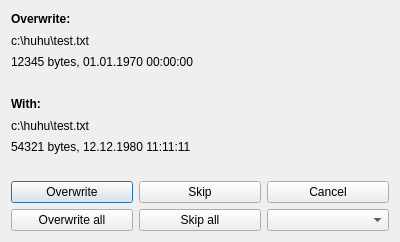
<?xml version="1.0" encoding="UTF-8"?>
<ui version="4.0">
 <class>FileActionDialog</class>
 <widget class="QDialog" name="FileActionDialog">
  <property name="geometry">
   <rect>
    <x>0</x>
    <y>0</y>
    <width>400</width>
    <height>242</height>
   </rect>
  </property>
  <property name="minimumSize">
   <size>
    <width>400</width>
    <height>242</height>
   </size>
  </property>
  <property name="maximumSize">
   <size>
    <width>400</width>
    <height>242</height>
   </size>
  </property>
  <property name="windowTitle">
   <string>Target file already exists!</string>
  </property>
  <layout class="QGridLayout" name="gridLayout">
   <item row="0" column="0">
    <layout class="QVBoxLayout" name="verticalLayout">
     <item>
      <widget class="QLabel" name="labelTarget">
       <property name="font">
        <font>
         <weight>75</weight>
         <bold>true</bold>
        </font>
       </property>
       <property name="text">
        <string>Overwrite:</string>
       </property>
      </widget>
     </item>
     <item>
      <widget class="QLabel" name="labelTargetFile">
       <property name="text">
        <string notr="true">c:\huhu\test.txt</string>
       </property>
      </widget>
     </item>
     <item>
      <widget class="QLabel" name="labelTargetFileInfos">
       <property name="text">
        <string>12345 bytes, 01.01.1970 00:00:00</string>
       </property>
      </widget>
     </item>
     <item>
      <spacer name="verticalSpacer">
       <property name="orientation">
        <enum>Qt::Vertical</enum>
       </property>
       <property name="sizeType">
        <enum>QSizePolicy::Fixed</enum>
       </property>
       <property name="sizeHint" stdset="0">
        <size>
         <width>20</width>
         <height>20</height>
        </size>
       </property>
      </spacer>
     </item>
     <item>
      <widget class="QLabel" name="labelSource">
       <property name="font">
        <font>
         <weight>75</weight>
         <bold>true</bold>
        </font>
       </property>
       <property name="text">
        <string>With:</string>
       </property>
      </widget>
     </item>
     <item>
      <widget class="QLabel" name="labelSourceFile">
       <property name="text">
        <string notr="true">c:\huhu\test.txt</string>
       </property>
      </widget>
     </item>
     <item>
      <widget class="QLabel" name="labelSourceFileInfos">
       <property name="text">
        <string>54321 bytes, 12.12.1980 11:11:11</string>
       </property>
      </widget>
     </item>
     <item>
      <spacer name="verticalSpacer_2">
       <property name="orientation">
        <enum>Qt::Vertical</enum>
       </property>
       <property name="sizeType">
        <enum>QSizePolicy::Fixed</enum>
       </property>
       <property name="sizeHint" stdset="0">
        <size>
         <width>20</width>
         <height>20</height>
        </size>
       </property>
      </spacer>
     </item>
     <item>
      <layout class="QHBoxLayout" name="horizontalLayout_2">
       <item>
        <widget class="QPushButton" name="pushButtonOverwrite">
         <property name="text">
          <string>Overwrite</string>
         </property>
        </widget>
       </item>
       <item>
        <widget class="QPushButton" name="pushButtonSkip">
         <property name="text">
          <string>Skip</string>
         </property>
        </widget>
       </item>
       <item>
        <widget class="QPushButton" name="pushButtonCancel">
         <property name="text">
          <string>Cancel</string>
         </property>
        </widget>
       </item>
      </layout>
     </item>
     <item>
      <layout class="QHBoxLayout" name="horizontalLayout">
       <item>
        <widget class="QPushButton" name="pushButtonOverwriteAll">
         <property name="text">
          <string>Overwrite all</string>
         </property>
        </widget>
       </item>
       <item>
        <widget class="QPushButton" name="pushButtonSkipAll">
         <property name="text">
          <string>Skip all</string>
         </property>
        </widget>
       </item>
       <item>
        <widget class="QComboBox" name="comboBoxOptions">
         <property name="enabled">
          <bool>true</bool>
         </property>
         <property name="minimumSize">
          <size>
           <width>122</width>
           <height>0</height>
          </size>
         </property>
         <property name="maximumSize">
          <size>
           <width>122</width>
           <height>16777215</height>
          </size>
         </property>
        </widget>
       </item>
      </layout>
     </item>
    </layout>
   </item>
  </layout>
 </widget>
 <resources/>
 <connections/>
</ui>
